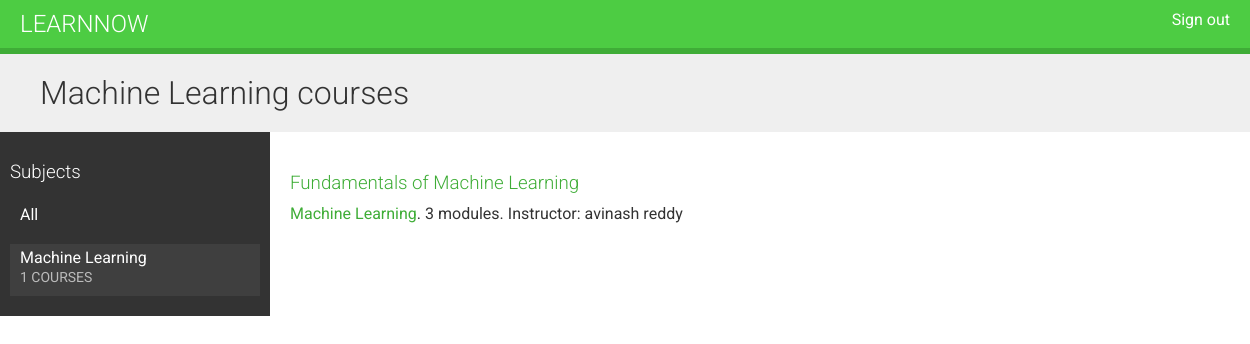
/course/subject/statistical-machine-learning/ (signed in), run on the app's committed database.
### courses/models.py (models this page shows, shortened)
class Subject(models.Model):
    title = models.CharField(max_length=200)
    slug = models.SlugField(max_length=200, unique=True)
    class Meta:
        ordering = ('title',)
    def __str__(self):
        return self.title

class Course(models.Model):
    owner = models.ForeignKey(User, related_name='courses_created', on_delete=models.CASCADE)
    subject = models.ForeignKey(Subject, related_name='courses', on_delete=models.CASCADE)
    title = models.CharField(max_length=200)
    slug = models.SlugField(max_length=200, unique=True)
    overview = models.TextField()
    created = models.DateTimeField(auto_now_add=True)
    students = models.ManyToManyField(User,
                                      related_name='courses_enrolled',
                                      blank=True)
    class Meta:
        ordering = ('-created',)

### courses/views.py (the view)
# urls.py: url(r'^subject/(?P<subject>[\w-]+)/$', views.CourseListView.as_view(), name='course_list_subject'),
class CourseListView(TemplateResponseMixin, View):
    model = Course
    template_name = 'courses/course/list.html'
    def get(self, request, subject=None):
        subjects = cache.get('all_subjects')
        if not subjects:
            subjects = Subject.objects.annotate(total_courses=Count('courses'))
            cache.set('all_subjects', subjects)
        all_courses = Course.objects.annotate(total_modules=Count('modules'))
        if subject:
            subject = get_object_or_404(Subject, slug=subject)
            key = 'subject_{}_courses'.format(subject.id)
            courses = cache.get(key)
            if not courses:
                courses = all_courses.filter(subject=subject)
                cache.set(key, courses)
        else:
            courses = cache.get('all_courses')
            if not courses:
                courses = all_courses
                cache.set('all_courses', courses)
        return self.render_to_response({'subjects': subjects,
                                        'subject': subject,
                                        'courses': courses})

### courses/templates/courses/course/list.html (shortened to what this page needs)
{% extends "base.html" %}
{% block content %}
    <h1>
        {% if subject %}
            {{ subject.title }} courses
        {% else %}
            All courses
        {% endif %}
    </h1>
    <div class="contents">
        <h3>Subjects</h3>
        <ul id="modules">
            <li {% if not subject %}class="selected"{% endif %}>
                <a href="{% url "course_list" %}">All</a>
            </li>
            {% for s in subjects %}
                <li {% if subject == s %}class="selected"{% endif %}>
                    <a href="{% url "course_list_subject" s.slug %}">
                        {{ s.title }}
                        <br><span>{{ s.total_courses }} courses</span>
                    </a>
                </li>
            {% endfor %}
        </ul>
    </div>
    <div class="module">
        {% for course in courses %}
            {% with subject=course.subject %}
                <h3><a href="{% url "course_detail" course.slug %}">{{ course.title }}</a></h3>
                <p>
                    <a href="{% url "course_list_subject" subject.slug %}">{{ subject }}</a>.
                    {{ course.total_modules }} modules.
                    Instructor: {{ course.owner.get_full_name }}
                </p>
            {% endwith %}
        {% endfor %}
    </div>
{% endblock %}

### courses/static/css/base.css (style rules this page uses)
body { margin:0; font-family:'Roboto', sans-serif; font-weight:400; color:#333; }
a { color:#3fad37; text-decoration:none; }
h1, h2, h3, h4, h5, h6 { font-family:'Roboto', sans-serif; font-weight:300; }
h1 { background:#efefef; width:100%; overflow:auto; padding:20px 0 20px 40px; margin:0; }
.module { overflow:auto; }
.module h3 { margin:30px 0 0; padding:0; width:100%; }
.module p { margin:10px 0 20px; width:100%; float:left; }
.contents { width:20%; padding:10px; float:left; background:#333; color: #fff; font-family:'Roboto', sans-serif; }
.contents ul { list-style:none; margin:0; padding:0; }
.contents ul li { margin:0 0 10px 0; padding:4px 10px 10px; overflow:auto; }
.contents ul li.selected { background:#3f3f3f; }
.contents ul span { text-transform:uppercase; color:#bbb; font-size:14px; }
.contents ul a { display:block; color:#fff; text-decoration:none; }
.module { padding:10px 20px; float:left; }

### data on the page
Subject: title "Machine Learning", total_courses "1"
Course: title "Fundamentals of Machine Learning", subject "Machine Learning", total_modules "3", owner.get_full_name "avinash reddy"
